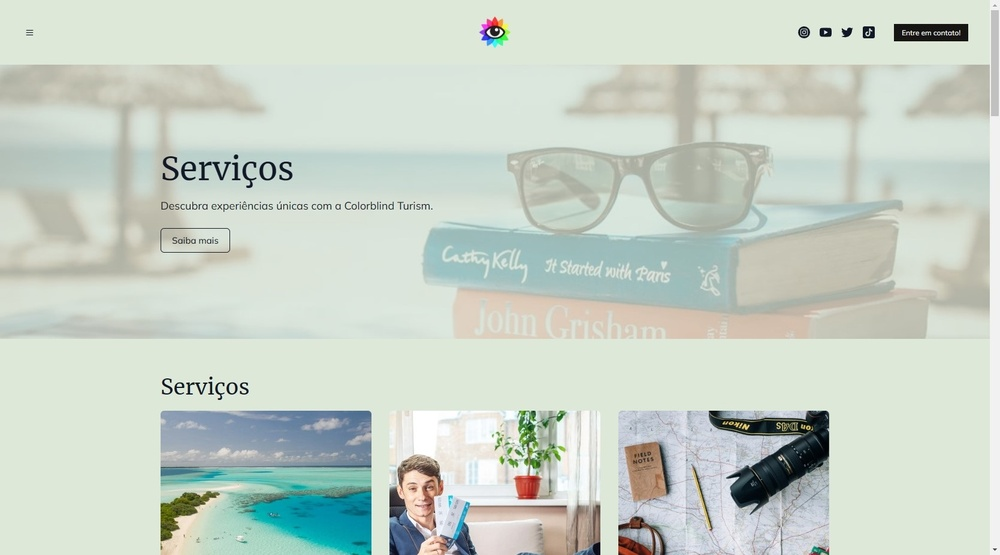
#> input picture imgs/Normal/Pag_2/Normal18.jpg, 1000 x 555 px, shrunk from 1669 x 927 before the run
$ python script_convert_pag2.py
#> lines starting #> are read from the running program, lines starting #| are printed output that depends on the picture
### utils.py
import numpy as np
import cv2
from PIL import Image


class Transforms:
    """
    Holds transformation matrices.
    All the details for transformation matrices can be found at: https://arxiv.org/pdf/1711.10662.pdf.
    """

    # [58 lines left out: functions rgb_to_lms, lms_to_rgb, lms_protanopia_sim, lms_deutranopia_sim, lms_tritanopia_sim, hybrid_protanomaly_deuteranomaly_sim, not called in this run]

    @staticmethod
    def correction_matrix(protanopia_degree, deutranopia_degree) -> np.ndarray:
        """
        Matrix for Correcting Colorblindness (protanomaly + deuteranomaly) from LMS color-space.
        :param protanopia_degree: Protanomaly degree for correction. If 0, correction is made for Deuteranomally only.
        :param deutranopia_degree: Deuteranomaly degree for correction. If 0, correction is made for Protanomaly only.
        """
        return np.array([[1 - deutranopia_degree/2, deutranopia_degree/2, 0],
                         [protanopia_degree/2, 1 - protanopia_degree/2, 0],
                         [protanopia_degree/4, deutranopia_degree/4, 1 - (protanopia_degree + deutranopia_degree)/4]]).T


class Utils:
    """
    Couple of utils for loading the images.
    """
    @staticmethod
    def load_rgb(path):
#> called with path = './imgs/Normal/Pag_2/Normal18.jpg'
        img_rgb = np.array(Image.open(path)) / 255
        return img_rgb

    # [6 lines left out: function load_lms, not called in this run]

### recolor.py
import argparse
import os

import numpy as np
from PIL import Image
import cv2

from utils import Transforms, Utils


class Core:

    # [50 lines left out: function simulate, not called in this run]

    @staticmethod
    def correct(input_path: str,
                protanopia_degree: float = 1.0,
                deutranopia_degree: float = 1.0,
                return_type: str = 'save',
                save_path: str = None
                ):
        """
        Use this method to correct images for People with Colorblindness. The images can be corrected for anyone
        having either protanopia, deutranopia, or both. Pass protanopia_degree and deutranopia_degree as diagnosed
        by a doctor using Ishihara test.
        :param input_path: Input path of the image.
        :param protanopia_degree: Protanopia degree as diagnosed by doctor using Ishihara test.
        :param deutranopia_degree: Deutranopia degree as diagnosed by doctor using Ishihara test.
        :param return_type: How to return the Simulated Image. Use 'pil' for PIL.Image, 'np' for Numpy array,
                            'save' for Saving to path.
        :param save_path: Where to save the simulated file. Valid only if return_type is set as 'save'.
        """

        img_rgb = Utils.load_rgb(input_path)

        transform = Transforms.correction_matrix(protanopia_degree=protanopia_degree,
                                                 deutranopia_degree=deutranopia_degree)

        img_corrected = np.uint8(np.dot(img_rgb, transform) * 255)
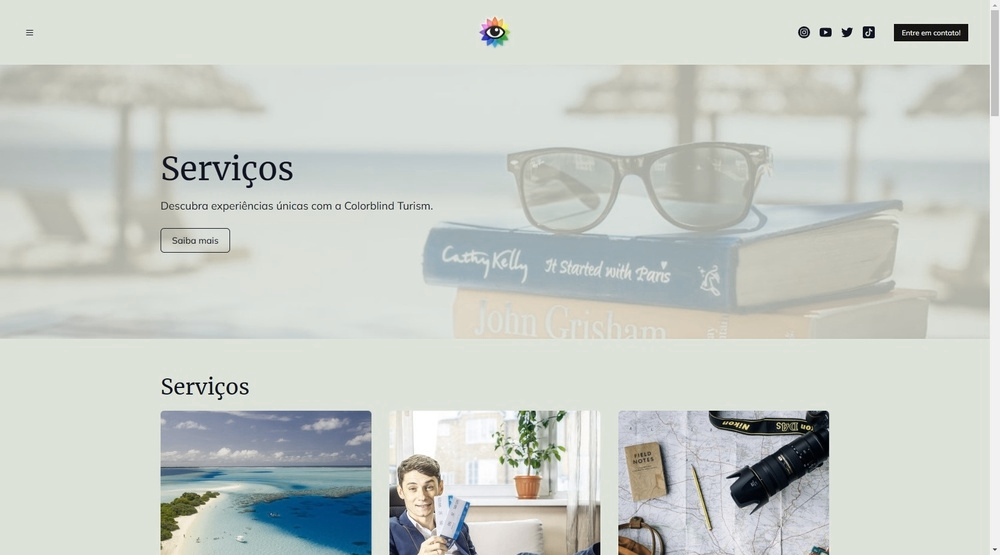
#> img_corrected: shape (555, 1000, 3); mean R, G, B 200, 204.9, 199.4

        if return_type == 'save':
            assert save_path is not None, 'No save path provided.'
            cv2.imwrite(save_path, img_corrected)
            return

        if return_type == 'np':
            return img_corrected

        if return_type == 'pil':
            return Image.fromarray(img_corrected)


# [83 lines left out: functions parse_args, main, not called in this run]


# [2 lines that do not run on import are left out]

### script_convert_pag2.py
import os
from recolor import Core

nomes = [
'Normal18.jpg',
'Normal19.jpg',
'Normal20.jpg',
'Normal21.jpg',
'Normal22.jpg',
'Normal23.jpg'
]

def process(filename):

    name, _ = os.path.splitext(filename)  # Separar o nome do arquivo da extensão
    save_filename = f'{name}'

    # Correcting Image for Protanopia with diagnosed degree of 1.0 and saving the image to file.
    Core.correct(input_path=f'./imgs/Normal/Pag_2/{filename}',
                 return_type='save',
                 save_path=f'./imgs/Protanopia/Pag_2/Protanopia_{save_filename}.png',
                 protanopia_degree=1.0,
                 deutranopia_degree=0.0)


    # Correcting Image for Deutranopia with diagnosed degree of 1.0 and saving the image to file.
    Core.correct(input_path=f'./imgs/Normal/Pag_2/{filename}',
                 return_type='save',
                 save_path=f'./imgs/Deuteranopia/Pag_2/Deuteranopia_{save_filename}.png',
                 protanopia_degree=0.0,
                 deutranopia_degree=1.0)
#> call 2 of correct, with input_path = './imgs/Normal/Pag_2/Normal18.jpg', protanopia_degree = 0, deutranopia_degree = 1, return_type = 'save'
#> in correct (call 2), `img_corrected = np.uint8(np.dot(img_rgb, transform) * 255)`:
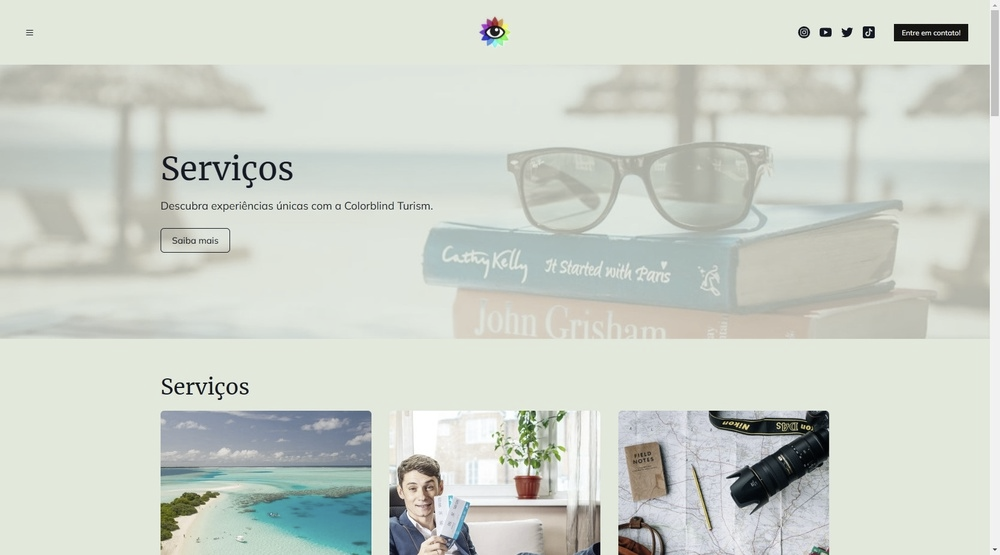
#> img_corrected: shape (555, 1000, 3); mean R, G, B 204.9, 210.4, 201.8


    # Correcting Image for Hybrid with diagnosed degree of 1.0 for both protanopia and
    # deutranopia and saving the image to file.
    Core.correct(input_path=f'./imgs/Normal/Pag_2/{filename}',
                return_type='save',
                save_path=f'./imgs/Tritanopia/Pag_2/Tritanopia_{save_filename}.png',
                protanopia_degree=1.0,
                deutranopia_degree=1.0)
#> call 3 of correct, with input_path = './imgs/Normal/Pag_2/Normal18.jpg', protanopia_degree = 1, deutranopia_degree = 1, return_type = 'save'
#> in correct (call 3), `img_corrected = np.uint8(np.dot(img_rgb, transform) * 255)`:
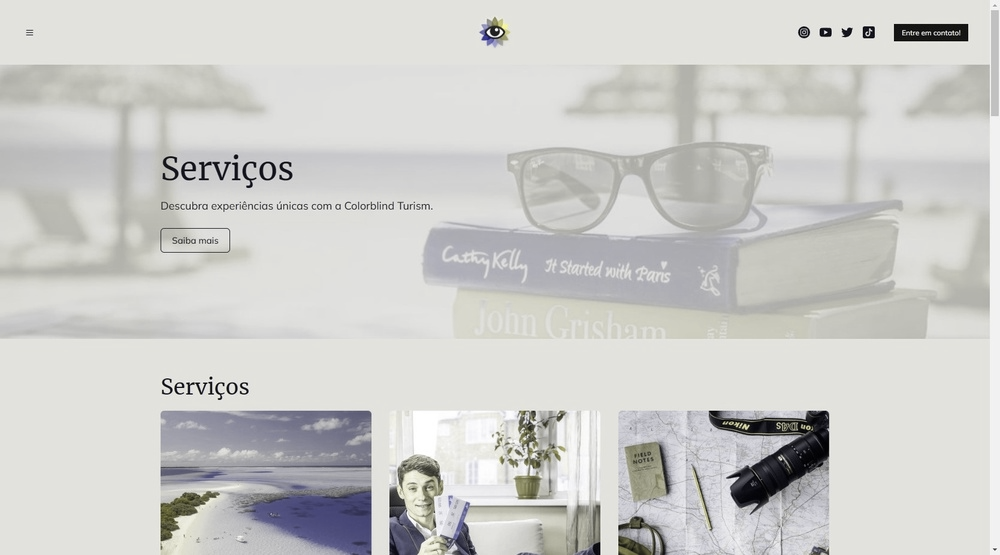
#> img_corrected: shape (555, 1000, 3); mean R, G, B 204.9, 204.9, 202.2

    # [47 lines of commented-out code are left out]
    return

def main():
    for nome in nomes:
        process(nome)
#> pass 2 of the loop in main, `for nome in nomes:`:
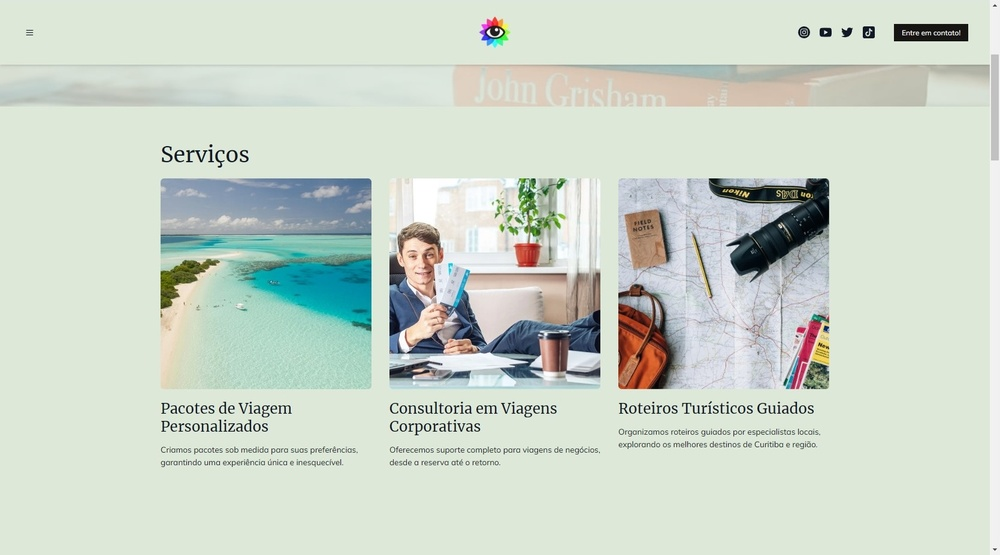
#> input picture imgs/Normal/Pag_2/Normal19.jpg, 1000 x 555 px, shrunk from 1669 x 927 before the run
#> in correct (call 5), `img_corrected = np.uint8(np.dot(img_rgb, transform) * 255)`:
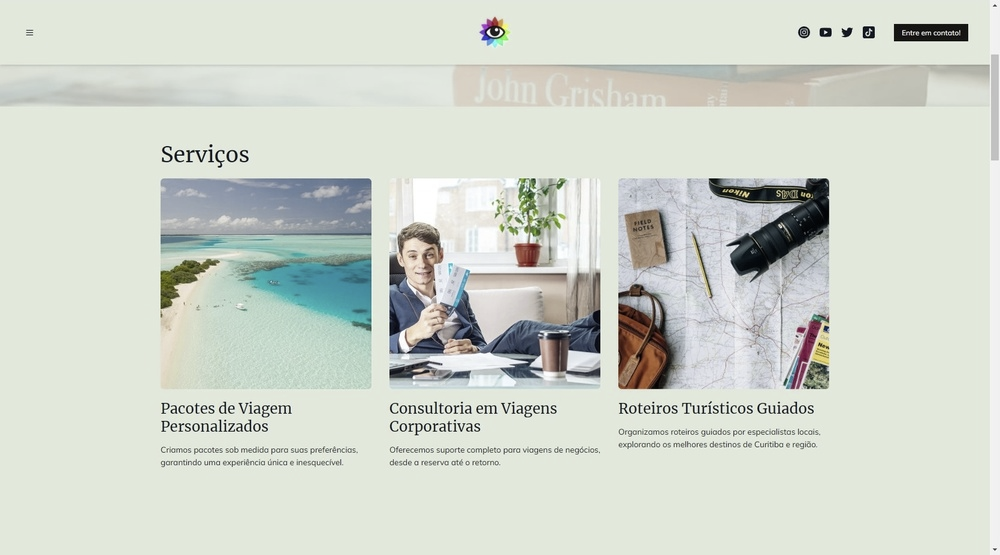
#> img_corrected: shape (555, 1000, 3); mean R, G, B 208.5, 214.1, 204.5
#> in correct (call 6), `img_corrected = np.uint8(np.dot(img_rgb, transform) * 255)`:
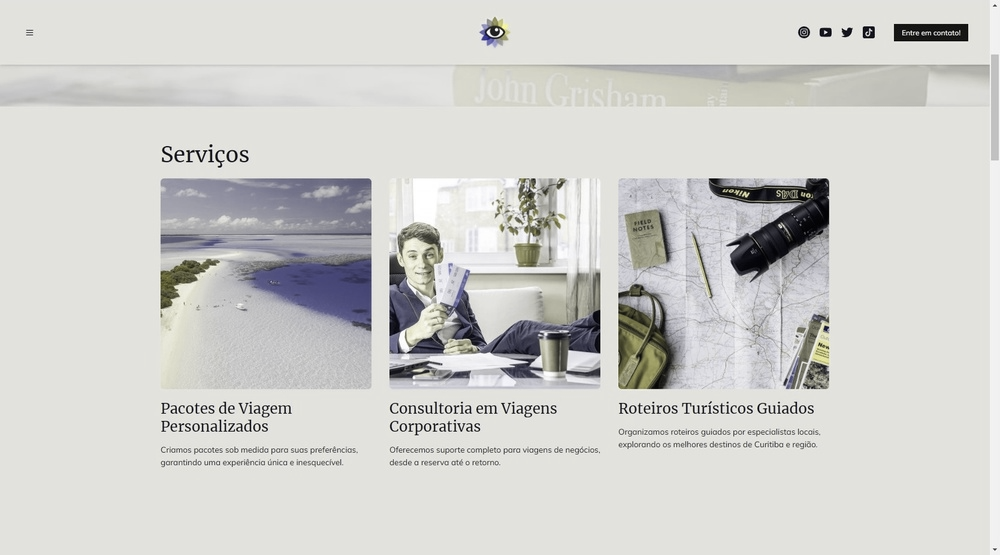
#> img_corrected: shape (555, 1000, 3); mean R, G, B 208.5, 208.5, 205.3

if __name__ == '__main__':
    main()
